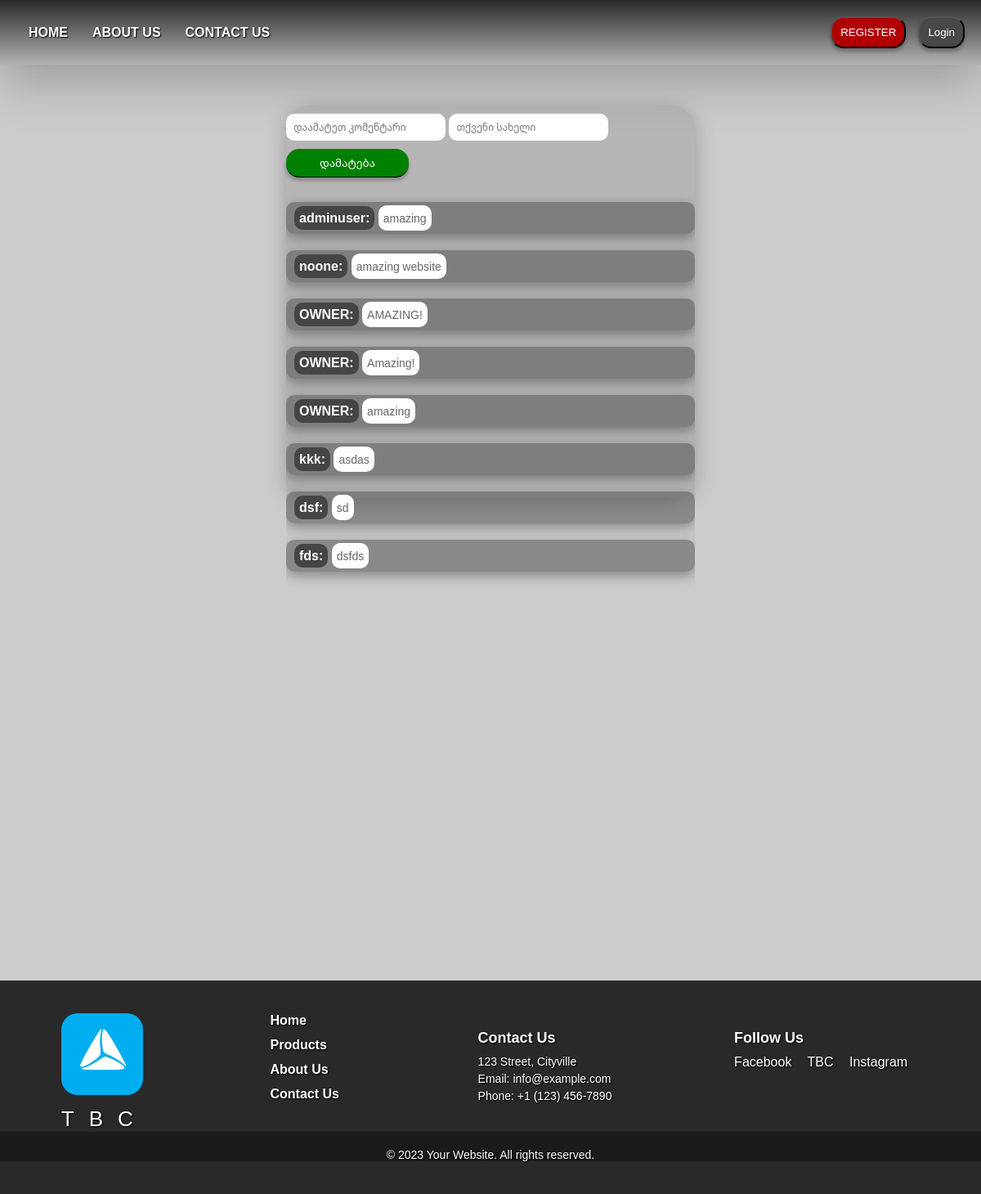
Screenshot of /feedback with the database file from the repository.
### models.py (models this page shows, shortened)
class BaseModel:
    def create(self):
        db.session.add(self)
        db.session.commit()

class Comment(db.Model, BaseModel):
    id = db.Column(db.Integer, primary_key=True)
    name = db.Column(db.String(50), nullable=False)
    comment = db.Column(db.String(200), nullable=False)

### routes.py (the view)
@app.route('/feedback', methods=['POST', 'GET'])
def Feedback():
    form = AddCommentForm()
    comments = Comment.query.all()
    products = Product.query.all()
    if form.validate_on_submit():
        new_comment = Comment(name=form.name.data, comment=form.comment.data)
        new_comment.create()
        return redirect('/feedback')
    return render_template("feedback.html", form=form, comments=comments, products=products)

### forms.py
class AddCommentForm(FlaskForm):
    name = StringField('თქვენი სახელი', validators=[InputRequired()])
    comment = StringField('დაამატეთ კომენტარი', validators=[InputRequired()])
    submit = SubmitField('დამატება' )

### templates/feedback.html (shortened to what this page needs)
{% extends 'mainbase.html' %}
{% block comments %}
<form method="post">
    <div class="testing">
        {{ form.comment(class="comment-input", placeholder="დაამატეთ კომენტარი") }}
        {{ form.name(class="name-input", placeholder="თქვენი სახელი") }}
        {{ form.submit(class="post-comment") }}
        <div class="comments-container">
            {% for comment in comments %}
            <p class="comment-entry testing-comment">
                <span class="name">{{ comment.name }}:</span>
                <span class="comment">{{ comment.comment }}</span>
            </p>
            {% endfor %}
        </div>
    </div>
</form>
{% endblock %}

### static/style.css (style rules this page uses)
* { box-sizing: border-box; margin: 0; padding: 0; text-decoration: none; }
body { font-family: 'Arial', sans-serif; background-color: #CCC; overflow-X: hidden; height: 1000px; }
.comment-input { padding: 9px; border-radius: 10px; border: none; margin-top: 10px; }
.comment-input::placeholder, .name-input::placeholder { font-family: 'Noto Sans Georgian', sans-serif; font-size: 12px; }
.name-input { padding: 9px; border-radius: 10px; border: none; margin-top: 10px; }
.post-comment { width: 150px; height: 35px; border-radius: 16px; margin-top: 10px; background: #008000; box-shadow: 0px 4px 4px 0px rgba(0, 0, 0, 0.25); color: white; border: none; border-bottom: 1px solid black; cursor: pointer; font-family: 'Noto Sans Georgian', sans-serif; }
.comment-entry { margin: 20px 0; }
.name { font-weight: bold; color: #ffffff; background-color: #454545; padding: 6px; border-radius: 10px; }
.comment { color: #666; background-color: white; padding: 6px; border-radius: 10px; font-family: 'Noto Sans Georgian', sans-serif; font-size: 14px; }
.testing-comment { padding: 10px; border-radius: 10px; }
.comment-entry { background-color: rgba(72, 72, 72, 0.5); box-shadow: rgba(0, 0, 0, 0.35) 0px 5px 15px; }
.comments-container { height: 500px; overflow-y: auto; width: 500px; border-radius: 10px; margin-top: 10px; }
.testing { flex-direction: column; align-items: center; margin-top: 100px; width: 500px; height: 480px; border-radius: 29px; background: rgba(110, 110, 110, 0.23); box-shadow: 0px 4px 25px 0px rgba(0, 0, 0, 0.25); }

### rows the page displays
Comment: name "adminuser", comment "amazing"
Comment: name "noone", comment "amazing website"
Comment: name "OWNER", comment "AMAZING!"
Comment: name "OWNER", comment "Amazing!"
Comment: name "OWNER", comment "amazing"
Comment: name "kkk", comment "asdas"
Comment: name "dsf", comment "sd"
Comment: name "fds", comment "dsfds"
